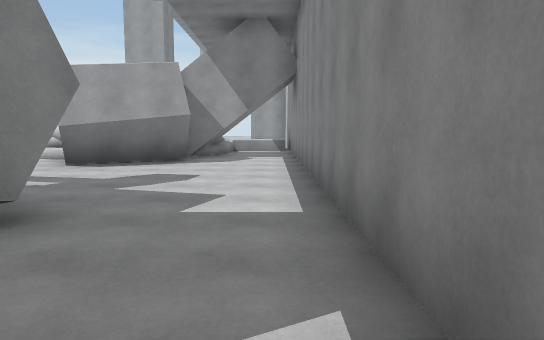
view 1 (above)

23 first-person views from a walk through a 3-D level made in the Unity game engine. The camera is 1.5 m above the floor, tilts 6° down and sees 70° across. The floor is counted in squares, 2 m on a side. Each view is taken from the middle of a square. On the plan, view 1 faces up. The plan holds only what a view shows up to about 12 squares ahead; the rest is blank. The place goes on beyond the plan. The player is left out. Some animated figures are left out. Surface patterns are stand-ins for the level's own textures.

view 2
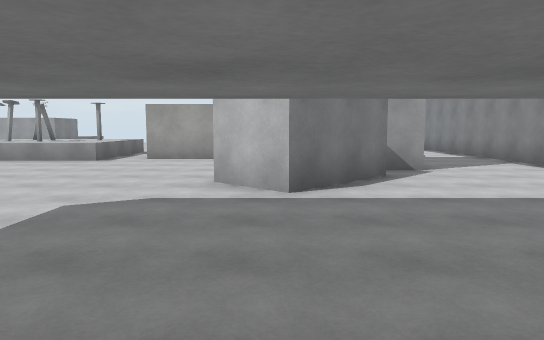

view 3
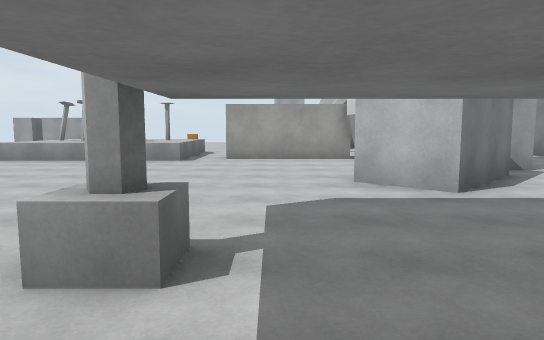

view 4
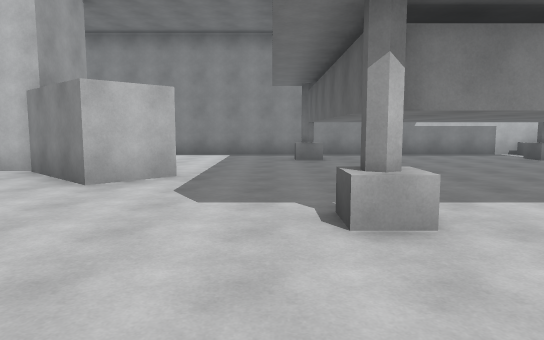

view 5
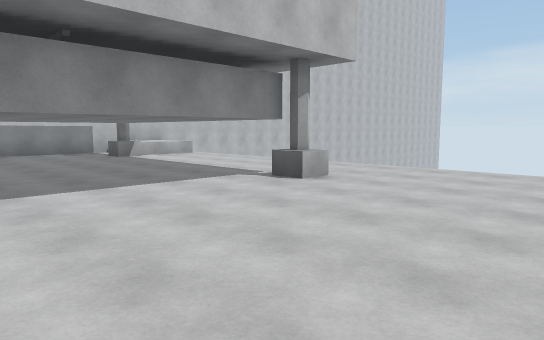

view 6
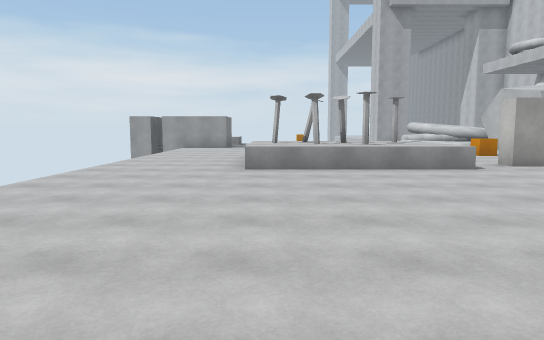

view 7
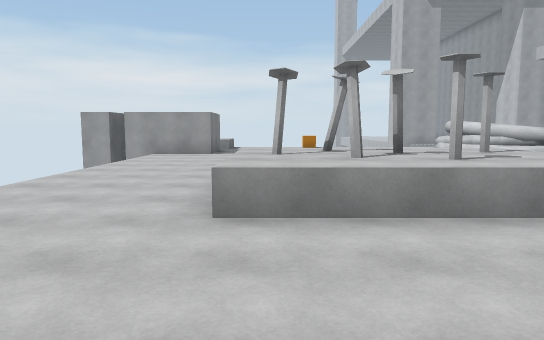

view 8
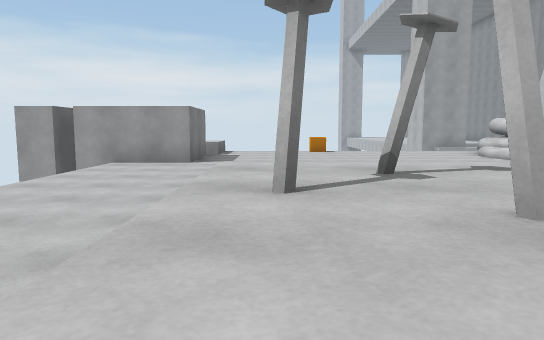

view 9
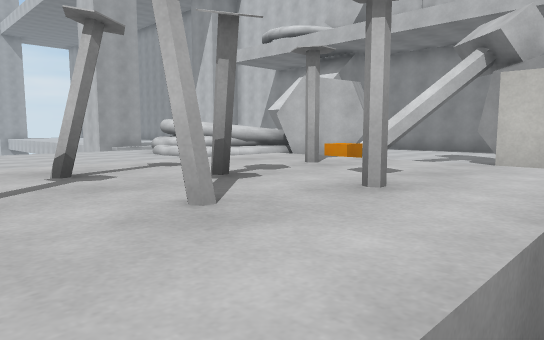

view 10
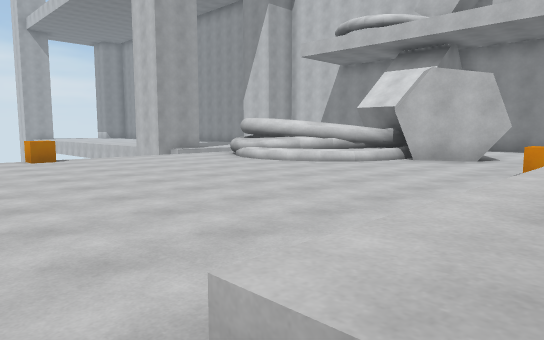

view 11
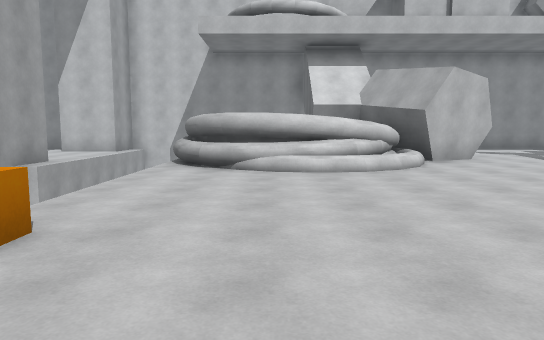

view 12
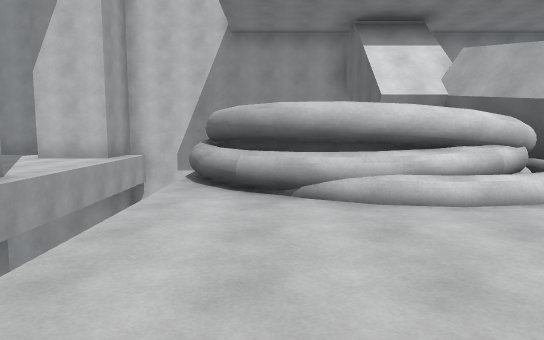

view 13
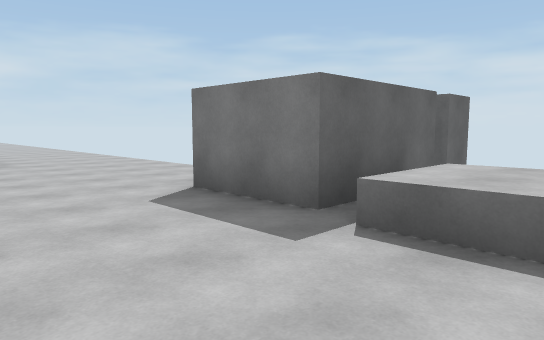

view 14
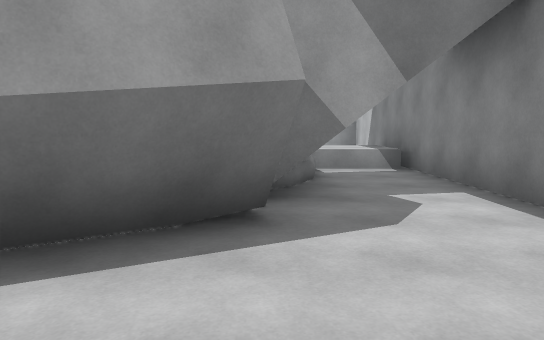

view 15
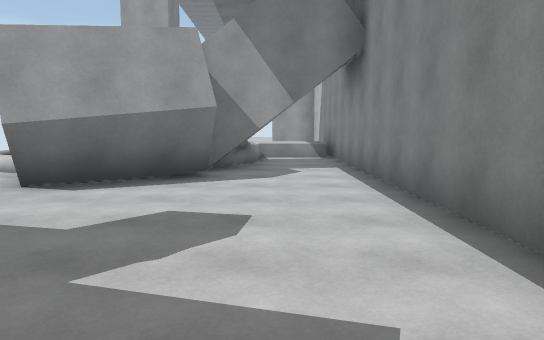

view 16
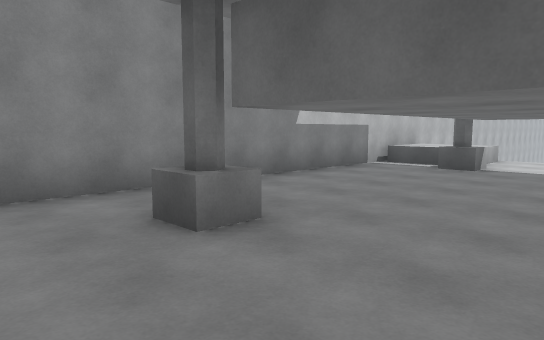

view 17
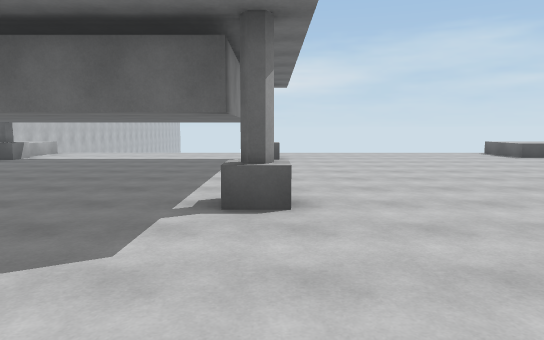

view 18
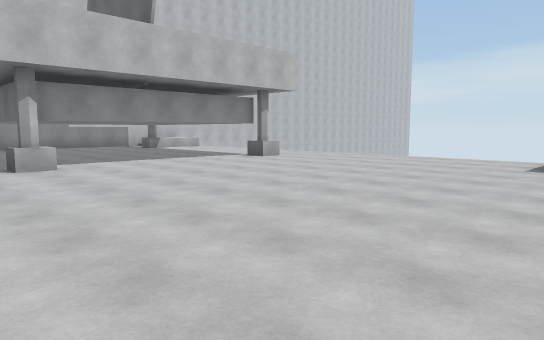

view 19
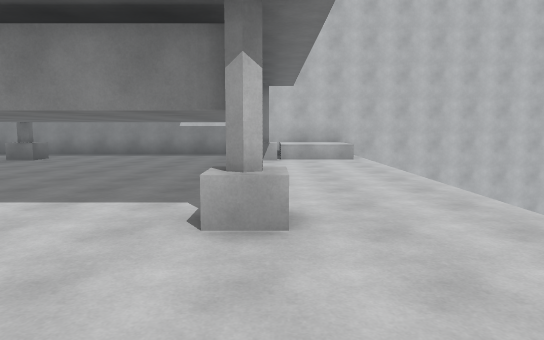

view 20
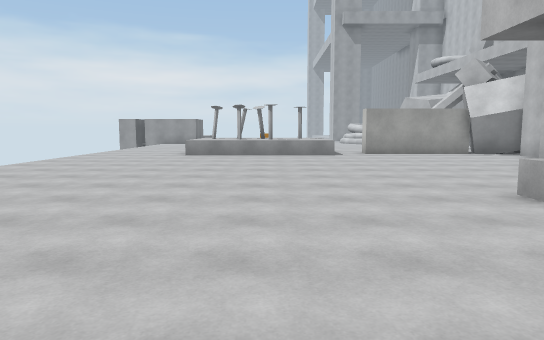

view 21
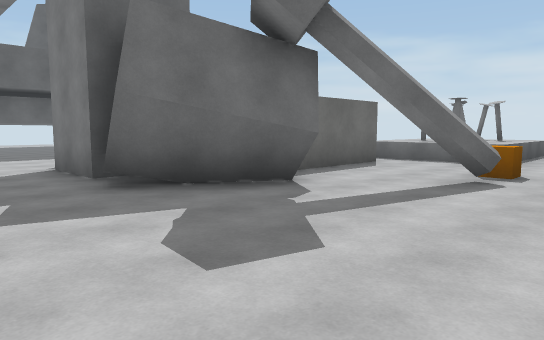

view 22
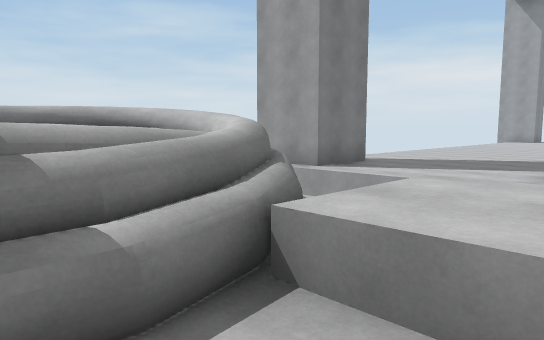

view 23
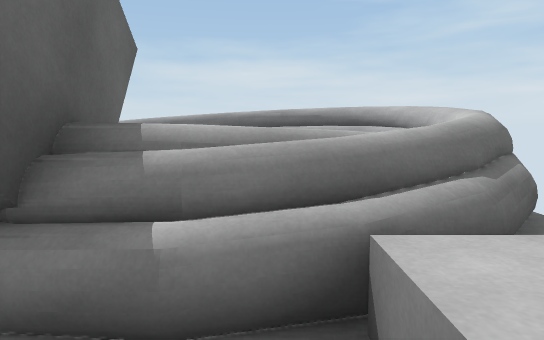

### Floor plan
Key: @ floor where view 1 was taken; # wall or solid block; x gap in a wall; . floor; ^ raised ledge; v drop or lower ground; C orange cube.
Columns run from 18 left of view 1 to 1 right of it. Each row starts with its distance up from view 1.
 18            v.vvvvvv#
 17                    #
 16                    #
 15    ^...C....#####^^#
 14   ^^........## ##^^#
 13 vx.........#^   #..#
 12 ####.......^^  ##..#
 11 ####.......######..#
 10  v..........#####..#
  9  v...........####..#
  8  v............##...#
  7  v.................#
  6  v.........C#......#
  5  v...^^^^..........#
  4  v...^^^^.....##...#
  3  v...^^#^.#######..#
  2  v............##...#
  1  v............##...#
  0  v............##..@#
 -1   ...........##....#
 -2   ...........#.....#
 -3   .................#
 -4   .................#
 -5   ........#......#.#
 -6   .................#
 -7    ................#
 -8    ................#
 -9    ................#
-10    ................#
-11    .......#......^.#
-12    ^.............^^#
-13    ^.............^^#
-14                    #
-15                    #
-16                    #

Where each view was taken, in squares from view 1:
view 1: 0 up, 0 right, facing up
view 2: 7 down, 5 left, facing up
view 3: 7 down, 7 left, facing up
view 4: 4 down, 11 left, facing right
view 5: 6 down, 12 left, facing down-right
view 6: 5 down, 13 left, facing up
view 7: 1 down, 13 left, facing up
view 8: 2 up, 13 left, facing up
view 9: 2 up, 13 left, facing up-right
view 10: 5 up, 14 left, facing up-right
view 11: 13 up, 14 left, facing right
view 12: 14 up, 11 left, facing right
view 13: 15 up, 12 left, facing down-left
view 14: 6 up, 2 left, facing up
view 15: 3 up, 1 left, facing up
view 16: 3 down, 4 left, facing down-right
view 17: 1 down, 8 left, facing down
view 18: 3 down, 16 left, facing down-right
view 19: 11 down, 11 left, facing right
view 20: 9 down, 11 left, facing up
view 21: 8 up, 0 right, facing down-left
view 22: 12 up, 0 right, facing up-left
view 23: 13 up, 0 right, facing left
